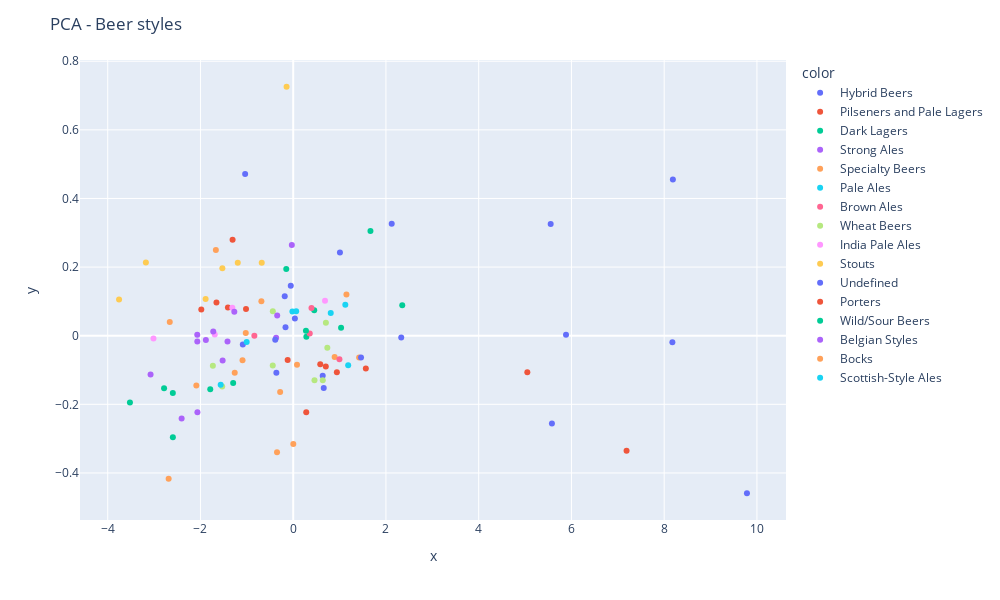

The notebook cell saved with this chart:
### Code cell
X_reduced_pca = PCA(n_components=2).fit(X).transform(X)

# Plot the data reduced in 2d space with PCA
fig = px.scatter(x=X_reduced_pca[:,0], y=X_reduced_pca[:,1], color=style_labels_merged, color_discrete_sequence=px.colors.qualitative.Light24)
fig.update_layout(
    title='PCA - Beer styles',
    width=1000,
    height=600,
)
fig.show()

### Figure 1 — Plotly figure (JSON) as saved in the notebook; plotly's stock layout.template omitted (floating-point values rounded to 4 significant figures)
{"data": [{"hovertemplate": "color=Hybrid Beers<br>x=%{x}<br>y=%{y}<extra></extra>", "legendgroup": "Hybrid Beers", "marker": {"color": "#636efa", "symbol": "circle"}, "mode": "markers", "name": "Hybrid Beers", "orientation": "v", "showlegend": true, "type": "scatter", "x": [0.03599, -0.1829, -1.087, -0.1663, 0.6361, 1.008, 0.6583], "xaxis": "x", "y": [0.04981, 0.1147, -0.02538, 0.02438, -0.1167, 0.2428, -0.1527], "yaxis": "y"}, {"hovertemplate": "color=Pilseners and Pale Lagers<br>x=%{x}<br>y=%{y}<extra></extra>", "legendgroup": "Pilseners and Pale Lagers", "marker": {"color": "#EF553B", "symbol": "circle"}, "mode": "markers", "name": "Pilseners and Pale Lagers", "orientation": "v", "showlegend": true, "type": "scatter", "x": [7.189, -1.408, 1.566, 0.7027, 0.5834, 5.049, -1.307, 0.9414, -0.1196, 0.2809], "xaxis": "x", "y": [-0.3354, 0.0821, -0.09571, -0.08986, -0.08324, -0.1062, 0.28, -0.1069, -0.07056, -0.2229], "yaxis": "y"}, {"hovertemplate": "color=Dark Lagers<br>x=%{x}<br>y=%{y}<extra></extra>", "legendgroup": "Dark Lagers", "marker": {"color": "#00cc96", "symbol": "circle"}, "mode": "markers", "name": "Dark Lagers", "orientation": "v", "showlegend": true, "type": "scatter", "x": [2.352, 1.666, 0.4531, 0.2836, -0.1499, 1.032], "xaxis": "x", "y": [0.08871, 0.3054, 0.07383, -0.003205, 0.1943, 0.02332], "yaxis": "y"}, {"hovertemplate": "color=Strong Ales<br>x=%{x}<br>y=%{y}<extra></extra>", "legendgroup": "Strong Ales", "marker": {"color": "#ab63fa", "symbol": "circle"}, "mode": "markers", "name": "Strong Ales", "orientation": "v", "showlegend": true, "type": "scatter", "x": [-2.068, -2.069, -1.417, -2.406, -0.369, -2.066], "xaxis": "x", "y": [-0.01707, 0.002755, -0.01716, -0.2414, -0.006024, -0.2228], "yaxis": "y"}, {"hovertemplate": "color=Specialty Beers<br>x=%{x}<br>y=%{y}<extra></extra>", "legendgroup": "Specialty Beers", "marker": {"color": "#FFA15A", "symbol": "circle"}, "mode": "markers", "name": "Specialty Beers", "orientation": "v", "showlegend": true, "type": "scatter", "x": [-1.668, 1.422, 0.8934, -2.662, 0.0818, -1.093, -0.2818, -1.023, -0.349, 0.002081, -0.6861], "xaxis": "x", "y": [0.2498, -0.06341, -0.06225, 0.04025, -0.08435, -0.0715, -0.1644, 0.007982, -0.3394, -0.3155, 0.1005], "yaxis": "y"}, {"hovertemplate": "color=Pale Ales<br>x=%{x}<br>y=%{y}<extra></extra>", "legendgroup": "Pale Ales", "marker": {"color": "#19d3f3", "symbol": "circle"}, "mode": "markers", "name": "Pale Ales", "orientation": "v", "showlegend": true, "type": "scatter", "x": [1.185, -1.004, 0.8091, 1.124, -0.01731], "xaxis": "x", "y": [-0.08625, -0.01846, 0.06613, 0.09046, 0.07032], "yaxis": "y"}, {"hovertemplate": "color=Brown Ales<br>x=%{x}<br>y=%{y}<extra></extra>", "legendgroup": "Brown Ales", "marker": {"color": "#FF6692", "symbol": "circle"}, "mode": "markers", "name": "Brown Ales", "orientation": "v", "showlegend": true, "type": "scatter", "x": [-0.8379, 0.3568, 0.3939, 0.9966], "xaxis": "x", "y": [-0.0002368, 0.006407, 0.08062, -0.06859], "yaxis": "y"}, {"hovertemplate": "color=Wheat Beers<br>x=%{x}<br>y=%{y}<extra></extra>", "legendgroup": "Wheat Beers", "marker": {"color": "#B6E880", "symbol": "circle"}, "mode": "markers", "name": "Wheat Beers", "orientation": "v", "showlegend": true, "type": "scatter", "x": [0.7051, 0.6378, -1.733, -0.4396, -0.4412, 0.736, -1.531, 0.4586], "xaxis": "x", "y": [0.03769, -0.1296, -0.08758, 0.07133, -0.0872, -0.03518, -0.1484, -0.13], "yaxis": "y"}, {"hovertemplate": "color=India Pale Ales<br>x=%{x}<br>y=%{y}<extra></extra>", "legendgroup": "India Pale Ales", "marker": {"color": "#FF97FF", "symbol": "circle"}, "mode": "markers", "name": "India Pale Ales", "orientation": "v", "showlegend": true, "type": "scatter", "x": [-3.013, -1.692, -1.313, 0.6857], "xaxis": "x", "y": [-0.008117, 0.003801, 0.08135, 0.1018], "yaxis": "y"}, {"hovertemplate": "color=Stouts<br>x=%{x}<br>y=%{y}<extra></extra>", "legendgroup": "Stouts", "marker": {"color": "#FECB52", "symbol": "circle"}, "mode": "markers", "name": "Stouts", "orientation": "v", "showlegend": true, "type": "scatter", "x": [-3.756, -1.195, -0.6789, -0.1429, -1.889, -1.527, -3.177], "xaxis": "x", "y": [0.1053, 0.2126, 0.2128, 0.7256, 0.1073, 0.1963, 0.2137], "yaxis": "y"}, {"hovertemplate": "color=Undefined<br>x=%{x}<br>y=%{y}<extra></extra>", "legendgroup": "Undefined", "marker": {"color": "#636efa", "symbol": "circle"}, "mode": "markers", "name": "Undefined", "orientation": "v", "showlegend": true, "type": "scatter", "x": [8.177, -1.036, 2.124, -0.3632, 1.463, 5.552, 5.883, 5.579, -0.3876, 2.329, 9.785, 8.187, -0.05251], "xaxis": "x", "y": [-0.0194, 0.4711, 0.3264, -0.108, -0.06389, 0.3254, 0.002537, -0.2556, -0.01195, -0.005302, -0.4592, 0.4551, 0.1459], "yaxis": "y"}, {"hovertemplate": "color=Porters<br>x=%{x}<br>y=%{y}<extra></extra>", "legendgroup": "Porters", "marker": {"color": "#EF553B", "symbol": "circle"}, "mode": "markers", "name": "Porters", "orientation": "v", "showlegend": true, "type": "scatter", "x": [-1.655, -1.982, -1.018], "xaxis": "x", "y": [0.09704, 0.07659, 0.07754], "yaxis": "y"}, {"hovertemplate": "color=Wild/Sour Beers<br>x=%{x}<br>y=%{y}<extra></extra>", "legendgroup": "Wild/Sour Beers", "marker": {"color": "#00cc96", "symbol": "circle"}, "mode": "markers", "name": "Wild/Sour Beers", "orientation": "v", "showlegend": true, "type": "scatter", "x": [-2.784, 0.2746, -1.789, -2.596, -1.295, -3.521, -2.595], "xaxis": "x", "y": [-0.1531, 0.01437, -0.1564, -0.1667, -0.1379, -0.1947, -0.2963], "yaxis": "y"}, {"hovertemplate": "color=Belgian Styles<br>x=%{x}<br>y=%{y}<extra></extra>", "legendgroup": "Belgian Styles", "marker": {"color": "#ab63fa", "symbol": "circle"}, "mode": "markers", "name": "Belgian Styles", "orientation": "v", "showlegend": true, "type": "scatter", "x": [-0.02945, -0.3449, -1.884, -1.27, -3.076, -1.724, -1.522], "xaxis": "x", "y": [0.2644, 0.05878, -0.01255, 0.06962, -0.1131, 0.01245, -0.07193], "yaxis": "y"}, {"hovertemplate": "color=Bocks<br>x=%{x}<br>y=%{y}<extra></extra>", "legendgroup": "Bocks", "marker": {"color": "#FFA15A", "symbol": "circle"}, "mode": "markers", "name": "Bocks", "orientation": "v", "showlegend": true, "type": "scatter", "x": [1.148, -1.261, -2.686, -2.089], "xaxis": "x", "y": [0.1198, -0.1083, -0.417, -0.1449], "yaxis": "y"}, {"hovertemplate": "color=Scottish-Style Ales<br>x=%{x}<br>y=%{y}<extra></extra>", "legendgroup": "Scottish-Style Ales", "marker": {"color": "#19d3f3", "symbol": "circle"}, "mode": "markers", "name": "Scottish-Style Ales", "orientation": "v", "showlegend": true, "type": "scatter", "x": [-1.564, 0.06395], "xaxis": "x", "y": [-0.143, 0.07144], "yaxis": "y"}], "layout": {"height": 600, "legend": {"title": {"text": "color"}, "tracegroupgap": 0}, "margin": {"t": 60}, "title": {"text": "PCA - Beer styles"}, "width": 1000, "xaxis": {"anchor": "y", "domain": [0, 1], "title": {"text": "x"}}, "yaxis": {"anchor": "x", "domain": [0, 1], "title": {"text": "y"}}}}
